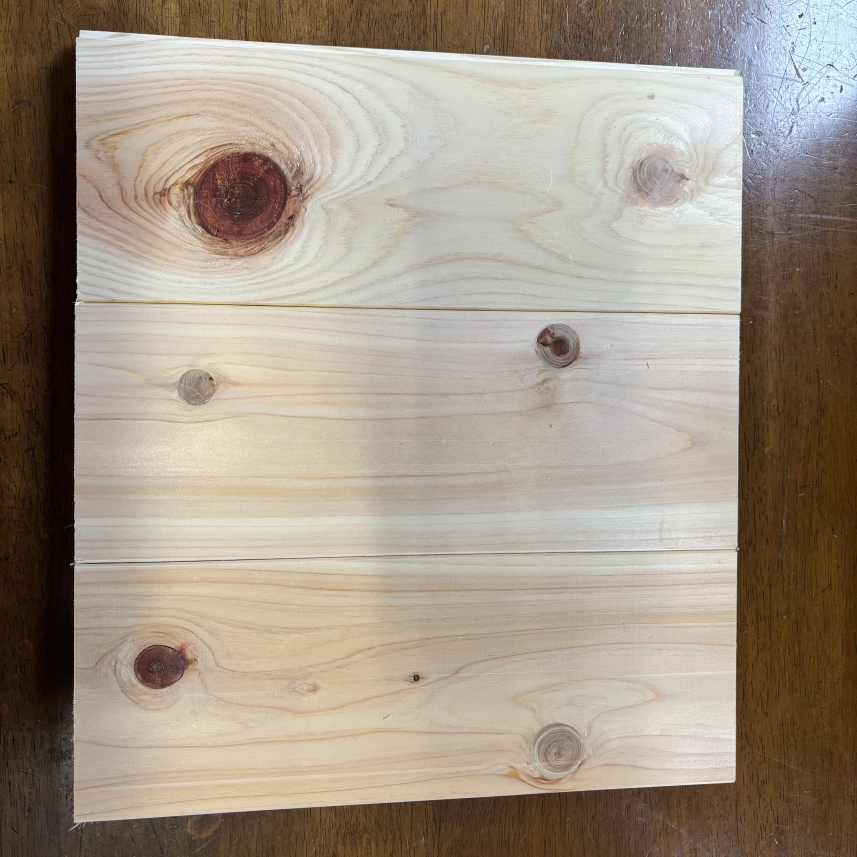
#> input picture images/grade_src/IMG_0376.jpeg, 4284 x 4284 px (shown at 1/5 size)
$ python -i deskew_grade_images.py   (imports and definitions only)
#> lines starting #> are read from the running program, lines starting #| are printed output that depends on the picture
#> further down, picture is the input picture: PIL image 4284x4284 RGB; mean R, G, B 162.1, 149.7, 135.5
# -*- coding: utf-8 -*-
"""グレード見本の継ぎ目を「回転補正だけ」で垂直にする（GPT不使用・木目は不変）。

縦の継ぎ目（板の合わせ目＝暗い溝）が垂直になる回転角を自動探索し、
その角度だけ回転 → 余白を避けて中央を縦3:4でクロップ → webp出力。
入力: images/grade_src/IMG_38xx.jpeg
出力: images/grade/grade_<en>.webp
"""
import sys
from pathlib import Path
import numpy as np
from PIL import Image

REPO = Path(__file__).resolve().parent.parent
SRC = REPO / "images" / "grade_src"
OUT = REPO / "images" / "grade"

MAP = [
    ("IMG_3840", "setsuari"),
    ("IMG_3841", "kobushi"),
    ("IMG_3838", "tokujosho"),
    ("IMG_3839", "musetsu"),
]


def best_angle(gray_img):
    """継ぎ目(板の合わせ目)は最も強い縦エッジ。各角度で回転し、列ごとの
    横微分合計の上位ピーク(=継ぎ目)が最も立つ角度を選ぶ。杢目に強い。"""
    W = 600
    w, h = gray_img.size
#> w = 4284; h = 4284
    small = gray_img.resize((W, int(h * W / w)), Image.BILINEAR)
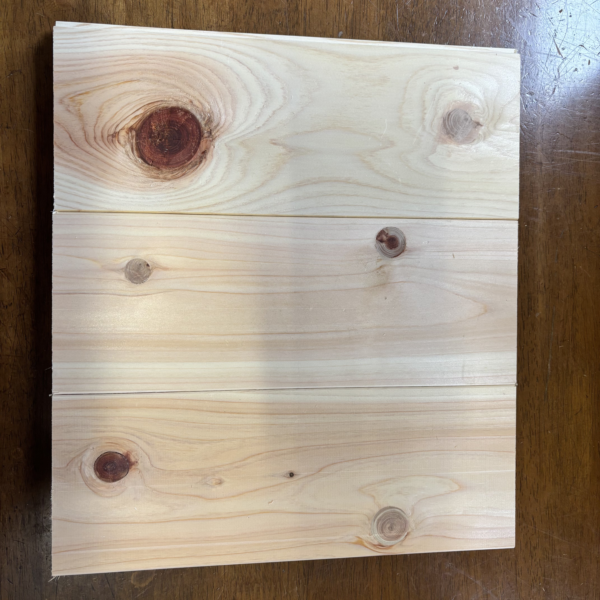
#> small: PIL image 600x600 RGB; mean R, G, B 162.1, 149.7, 135.5
    best_a, best_s = 0.0, -1.0
    for a10 in range(-40, 41):                 # -4.0〜+4.0度 0.1刻み
        a = a10 / 10.0
        r = small.rotate(a, resample=Image.BILINEAR, expand=False, fillcolor=128)
        arr = np.asarray(r, dtype=np.float32)
        H, Wd = arr.shape
        c = arr[int(H * 0.15):int(H * 0.85), int(Wd * 0.1):int(Wd * 0.9)]
        gx = np.abs(np.diff(c, axis=1)).sum(axis=0)
        base = np.convolve(np.pad(gx, 20, mode="edge"), np.ones(41) / 41, "valid")[:len(gx)]
        peaks = np.sort(gx - base)[-3:].sum()  # 継ぎ目＋板端の上位3ピーク
        if peaks > best_s:
            best_s, best_a = peaks, a
#> this loop made 1 pass
#> pass 1, in best_angle, `r = small.rotate(a, resample=Image.BILINEAR, expand=False, fillcolor=1..`:
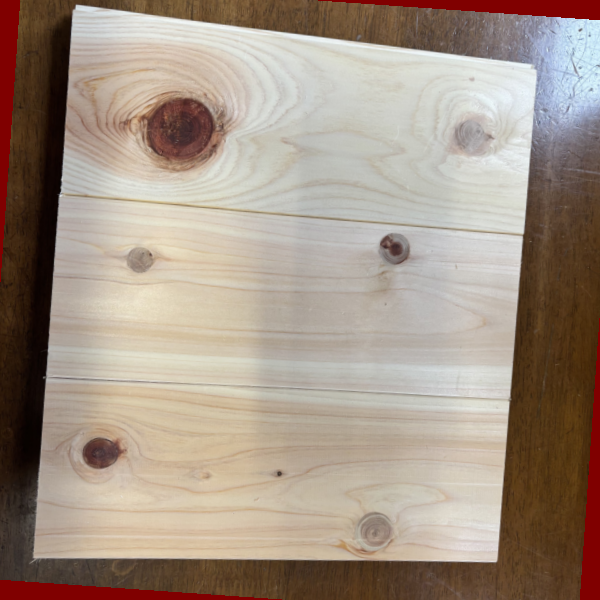
#> r: PIL image 600x600 RGB; mean R, G, B 162.6, 146.5, 132.7
#> after the loop, best_a = 0; best_s = -1
    return best_a


def process(stem, en):
    img = Image.open(SRC / f"{stem}.jpeg").convert("RGB")
    gray = img.convert("L")
    angle = best_angle(gray)
    rot = img.rotate(angle, resample=Image.BICUBIC, expand=False)
    w, h = rot.size
    # 回転で生じる縁を避けるため、まず内側92%を取ってから縦3:4にクロップ
    mx = int(w * 0.04); my = int(h * 0.04)
    rot = rot.crop((mx, my, w - mx, h - my))
    w, h = rot.size
    tr = 3 / 4
    if w / h > tr:
        nw = int(h * tr); left = (w - nw) // 2
        rot = rot.crop((left, 0, left + nw, h))
    else:
        nh = int(w / tr); top = (h - nh) // 2
        rot = rot.crop((0, top, w, top + nh))
    rot = rot.resize((1080, 1440), Image.LANCZOS)
    rot.save(OUT / f"grade_{en}.webp", "WEBP", quality=90, method=6)
    print(f"[OK] {stem} angle={angle:+.1f}deg -> grade_{en}.webp")


def main():
    only = set(sys.argv[1:])
    for stem, en in MAP:
        if only and en not in only and stem not in only:
            continue
        process(stem, en)
    print("DONE")


# [2 lines not run here, left out]

>>> from PIL import Image
>>> picture = Image.open('../images/grade_src/IMG_0376.jpeg')
#> (the run stopped early here; a loop or call above may not have finished)

$ run again, on images/grade_src/IMG_3839.jpeg
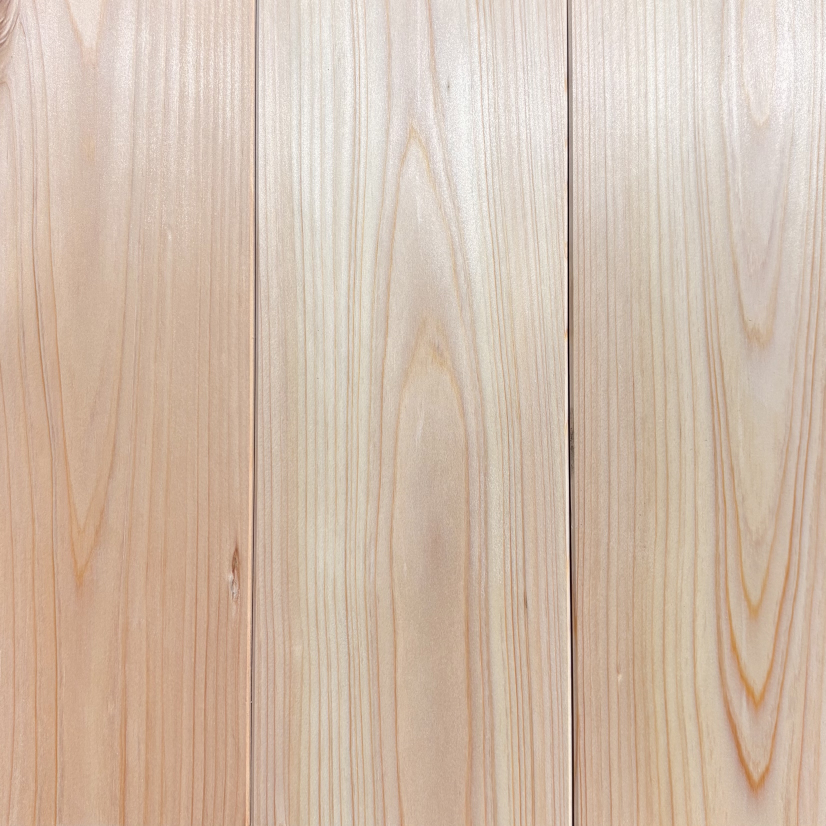
#> input picture images/grade_src/IMG_3839.jpeg, 3302 x 3302 px (shown at 1/4 size)
#> picture is the input picture: PIL image 3302x3302 RGB; mean R, G, B 210, 189.3, 171.9
#> in best_angle, `small = gray_img.resize((W, int(h * W / w)), Image.BILINEAR)`:
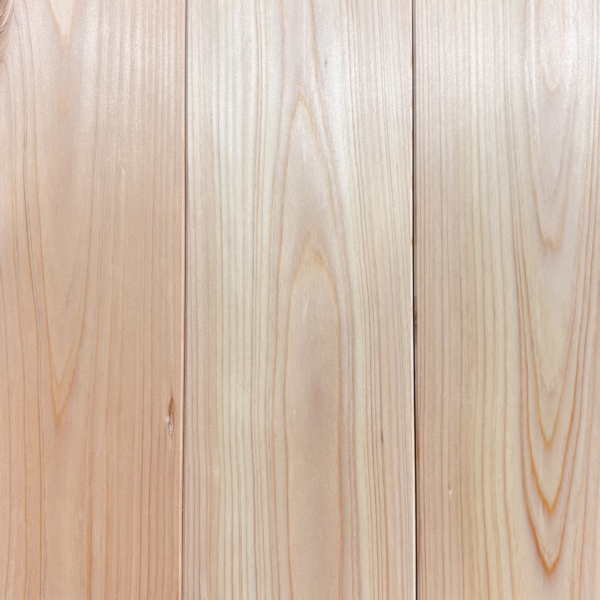
#> small: PIL image 600x600 RGB; mean R, G, B 210, 189.3, 171.9
#> the loop in best_angle, `for a10 in range(-40, 41):` made 1 pass
#> pass 1, in best_angle, `r = small.rotate(a, resample=Image.BILINEAR, expand=False, fillcolor=1..`:
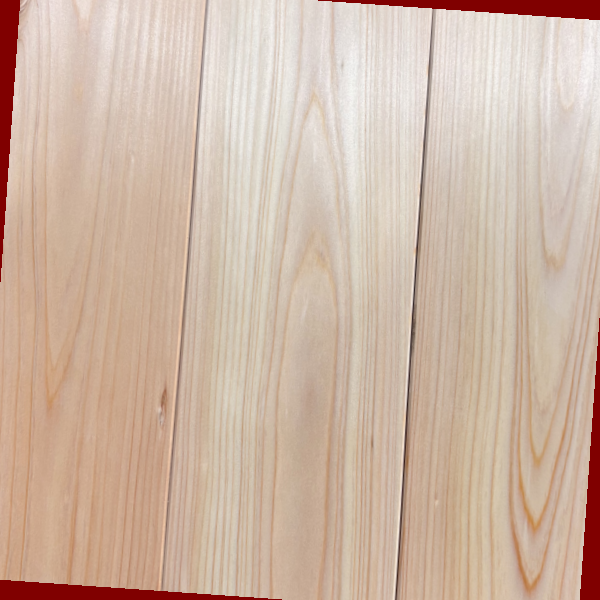
#> r: PIL image 600x600 RGB; mean R, G, B 206.6, 182.5, 165.6
#> after the loop in best_angle, `for a10 in range(-40, 41):`: best_a = 0; best_s = -1

$ run again, on images/grade_src/IMG_3840.jpeg
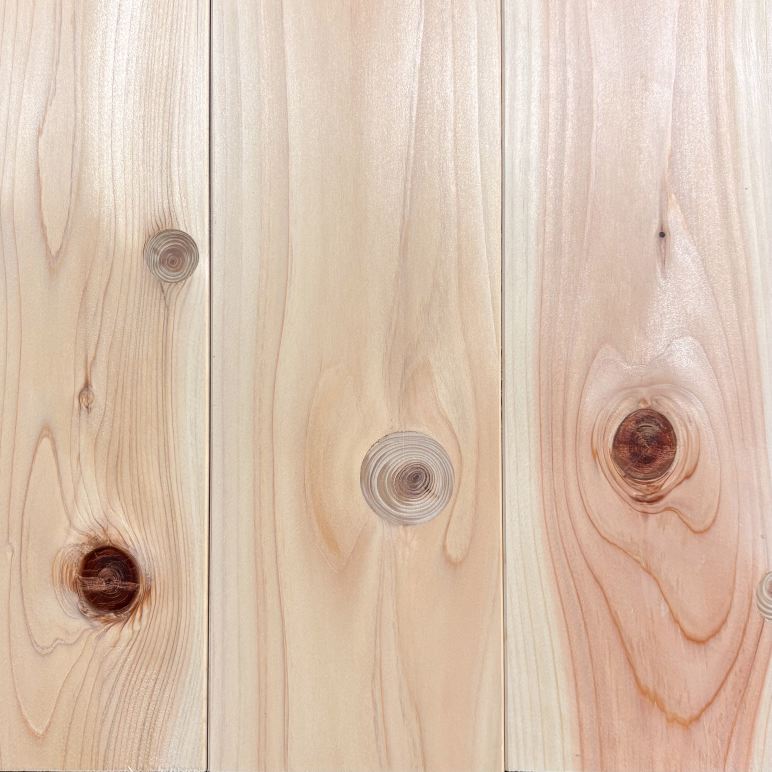
#> input picture images/grade_src/IMG_3840.jpeg, 3087 x 3087 px (shown at 1/4 size)
#> picture is the input picture: PIL image 3087x3087 RGB; mean R, G, B 217.7, 194.4, 175.8
#> in best_angle, `small = gray_img.resize((W, int(h * W / w)), Image.BILINEAR)`:
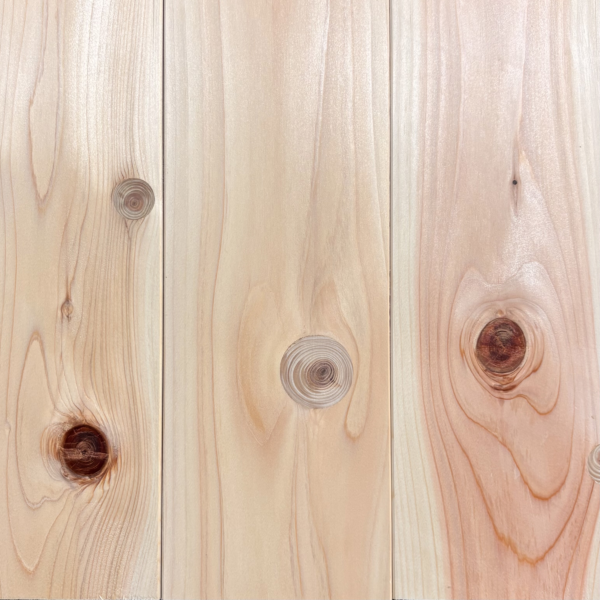
#> small: PIL image 600x600 RGB; mean R, G, B 217.7, 194.4, 175.8
#> the loop in best_angle, `for a10 in range(-40, 41):` made 1 pass
#> pass 1, in best_angle, `r = small.rotate(a, resample=Image.BILINEAR, expand=False, fillcolor=1..`:
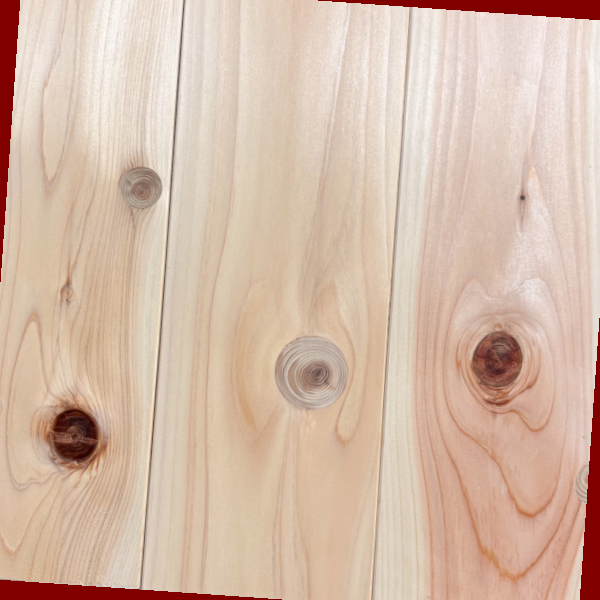
#> r: PIL image 600x600 RGB; mean R, G, B 214, 187.2, 169.2
#> after the loop in best_angle, `for a10 in range(-40, 41):`: best_a = 0; best_s = -1

$ run again, on images/grade_src/IMG_3841.jpeg
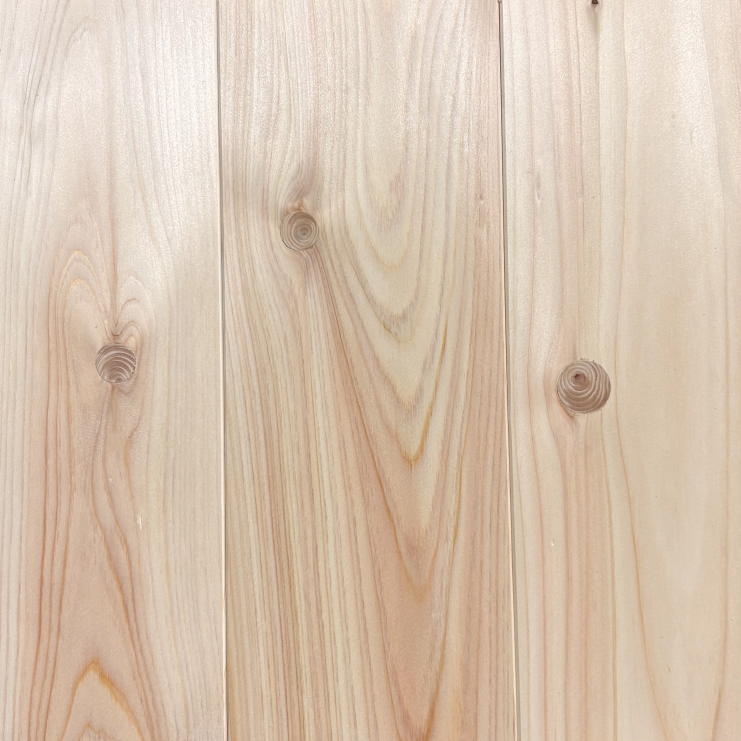
#> input picture images/grade_src/IMG_3841.jpeg, 2964 x 2964 px (shown at 1/4 size)
#> picture is the input picture: PIL image 2964x2964 RGB; mean R, G, B 216.4, 196.2, 176.4
#> in best_angle, `small = gray_img.resize((W, int(h * W / w)), Image.BILINEAR)`:
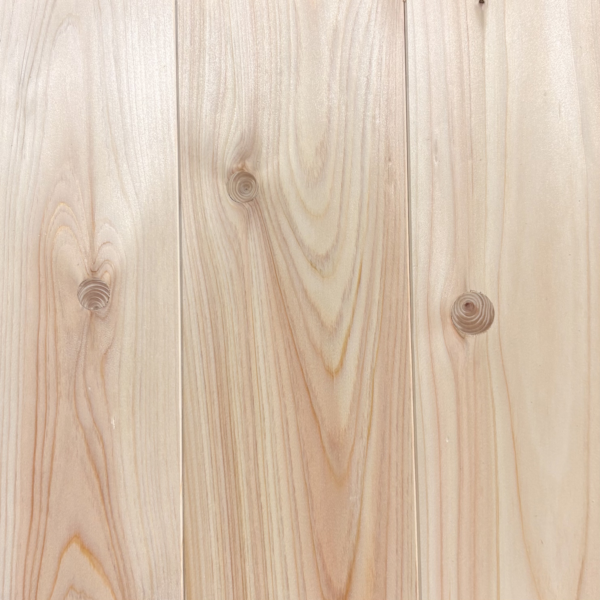
#> small: PIL image 600x600 RGB; mean R, G, B 216.4, 196.2, 176.4
#> the loop in best_angle, `for a10 in range(-40, 41):` made 1 pass
#> pass 1, in best_angle, `r = small.rotate(a, resample=Image.BILINEAR, expand=False, fillcolor=1..`:
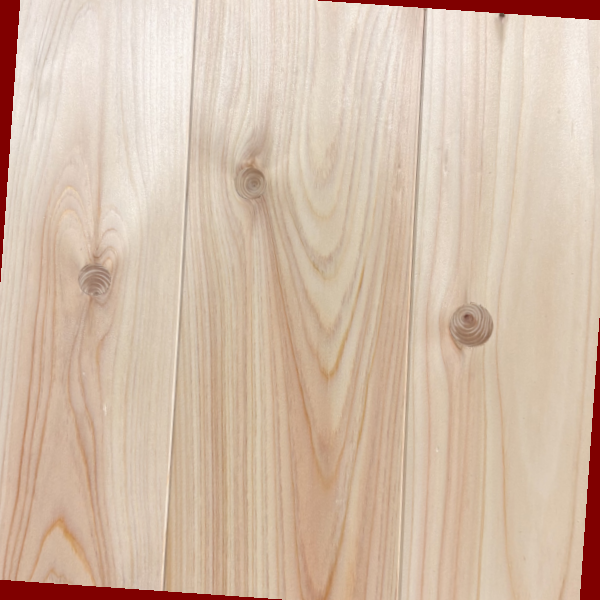
#> r: PIL image 600x600 RGB; mean R, G, B 212.8, 189, 169.7
#> after the loop in best_angle, `for a10 in range(-40, 41):`: best_a = 0; best_s = -1
